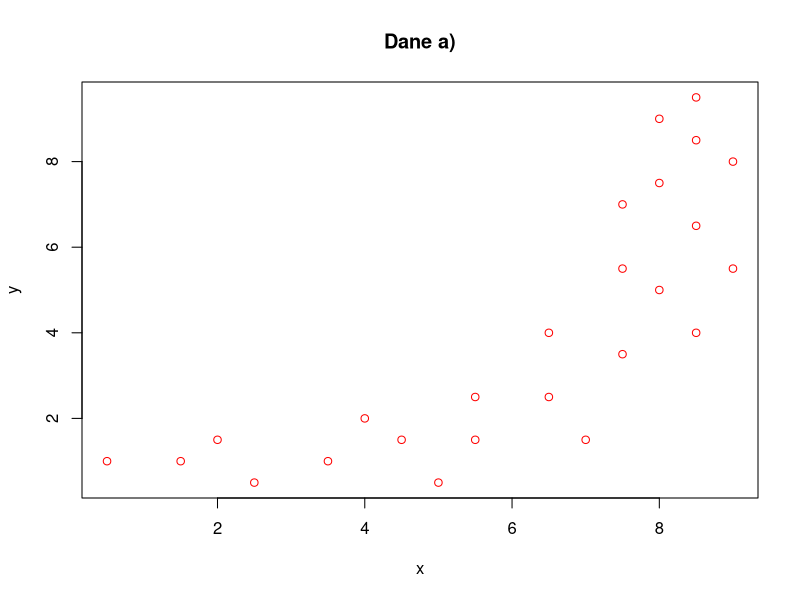
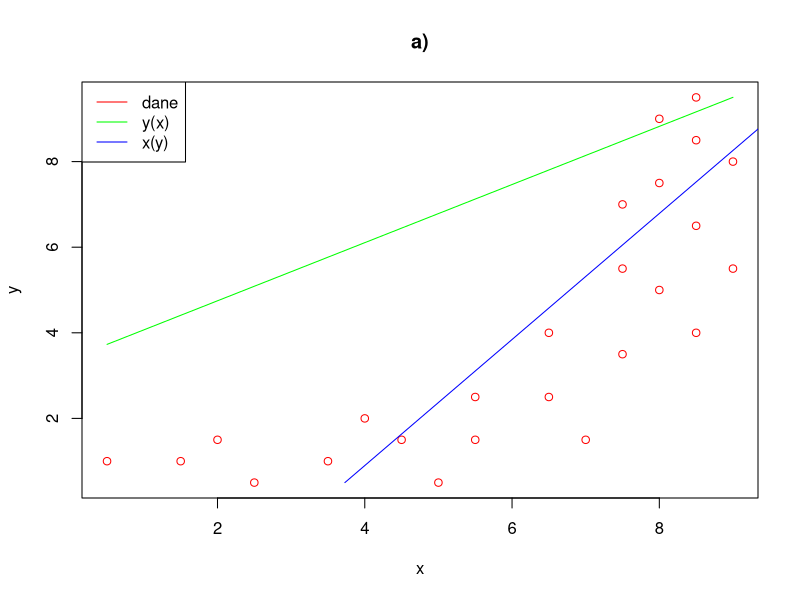
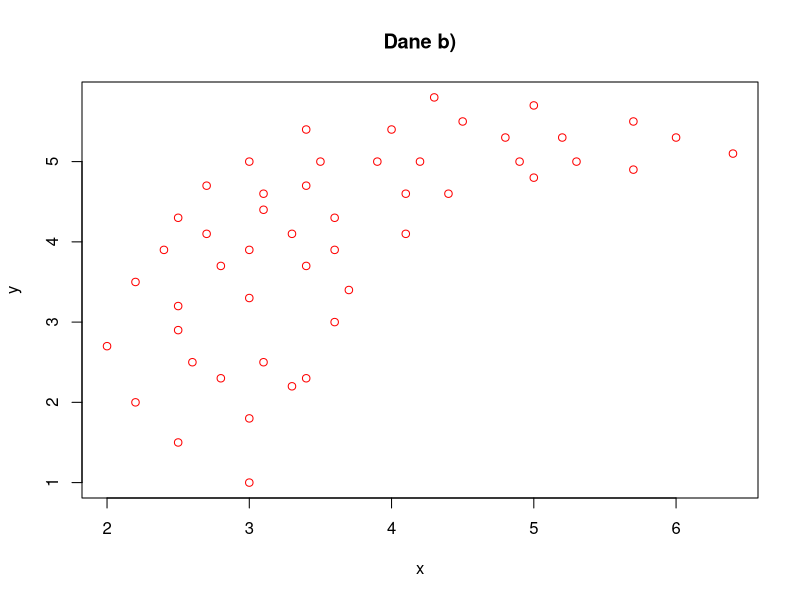
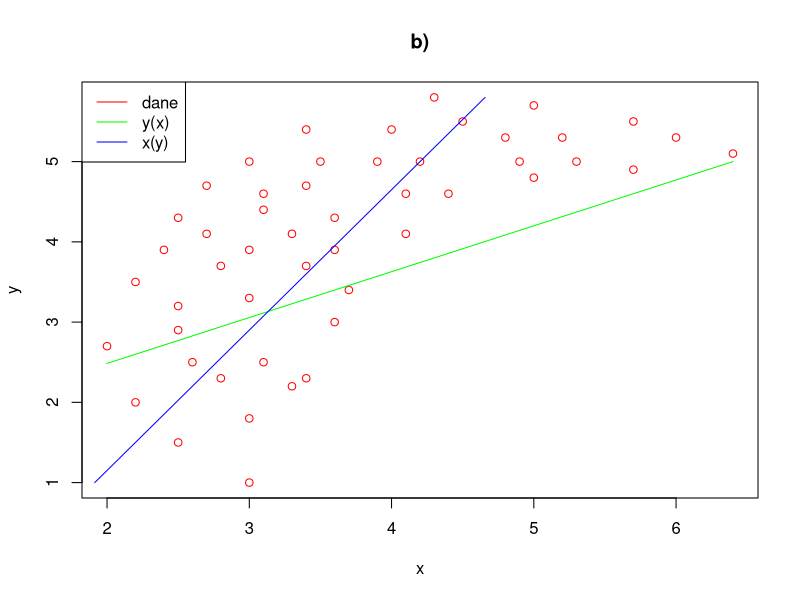

Recreate these plots in R, in order.
# a
data = read.csv("../LaTex/w11zad1a.csv")
x = data[[1]]
y = data[[2]]

png("../LaTex/w11zad1a.png")
plot(x,y, type = "p", col = "red", main = "Dane a)")
dev.off()
cat(length(x), "\n")

mx = mean(x)
my = mean(y)

SSxy = sum(x*y) - sum(x)*sum(y)/length(x)
SSxx = sum(x^2) - sum(x)^2/length(x)
SSyy = sum(y^2) - sum(y)^2/length(y)

cat(SSxx, SSyy, SSxy, "\n")

rxy = SSxy/sqrt(SSxx*SSyy)
cat("r = ", rxy, "\n")

b1 = SSxy/SSxx # Y of X
b0 = mean(y) - b1*mean(x)
cat("y = ", b0, " + ", b1, "x", "\n")
Y = function(x) {
	Y = b0 + b1*x
}
SSE = sum((y - Y(x))^2)
cat("SSE = ", SSE, "\n")
kor2 = 1 - SSE/SSyy
cat("r^2 = ", kor2, "\n")
cat("S^2 = ", SSE/(length(x)-2), "\n")

b1 = SSxy/SSyy # X of Y
b0 = mean(x) - b1*mean(y)
cat("x = ", b0, " + ", b1, "y", "\n")
X = function(y) {
	X = b0 + b1*y
}
SSE = sum((x - X(y))^2)
cat("SSE = ", SSE, "\n")
kor2 = 1 - SSE/SSxx
cat("r^2 = ", kor2, "\n")
cat("S^2 = ", SSE/(length(x)-2), "\n")

U = 1/2*log((1+rxy)/(1-rxy), exp(1))
Z = U*sqrt(length(x)-3)
p = 1 - pnorm(Z, 0, 1)
cat("U = ", U, " Z = ", Z, " p = ", p, " \n")

png("../LaTex/w11zad1a_r.png")
plot(x,y, type = "p", col = "red", main = "a)")
lines(x,Y(x), col = "green")
lines(X(y), y, col = "blue")
legend("topleft", col = c("red", "green", "blue"), legend = c("dane", "y(x)", "x(y)"), lty = 1)
dev.off()

# b ----------------------------------------------------------------------------------------------
data = read.csv("../LaTex/w11zad1b.csv")
x = data[[1]]
y = data[[2]]

png("../LaTex/w11zad1b.png")
plot(x,y, type = "p", col = "red", main = "Dane b)")
dev.off()
cat(length(x), "\n")

mx = mean(x)
my = mean(y)

SSxy = sum(x*y) - sum(x)*sum(y)/length(x)
SSxx = sum(x^2) - sum(x)^2/length(x)
SSyy = sum(y^2) - sum(y)^2/length(y)

cat(SSxx, SSyy, SSxy, "\n")

rxy = SSxy/sqrt(SSxx*SSyy)
cat("r = ", rxy, "\n")

b1 = SSxy/SSxx # Y of X
b0 = mean(y) - b1*mean(x)
cat("y = ", b0, " + ", b1, "x", "\n")
Y = function(x) {
	Y = b0 + b1*x
}
SSE = sum((y - Y(x))^2)
cat("SSE = ", SSE, "\n")
kor2 = 1 - SSE/SSyy
cat("r^2 = ", kor2, "\n")
cat("S^2 = ", SSE/(length(x)-2), "\n")

b1 = SSxy/SSyy # X of Y
b0 = mean(x) - b1*mean(y)
cat("x = ", b0, " + ", b1, "y", "\n")
X = function(y) {
	X = b0 + b1*y
}
SSE = sum((x - X(y))^2)
cat("SSE = ", SSE, "\n")
kor2 = 1 - SSE/SSxx
cat("r^2 = ", kor2, "\n")
cat("S^2 = ", SSE/(length(x)-2), "\n")

U = 1/2*log((1+rxy)/(1-rxy), exp(1))
Z = U*sqrt(length(x)-3)
p = 1 - pnorm(Z, 0, 1)
cat("U = ", U, " Z = ", Z, " p = ", p, " \n")

png("../LaTex/w11zad1b_r.png")
plot(x,y, type = "p", col = "red", main = "b)")
lines(x,Y(x), col = "green")
lines(X(y), y, col = "blue")
legend("topleft", col = c("red", "green", "blue"), legend = c("dane", "y(x)", "x(y)"), lty = 1)
dev.off()